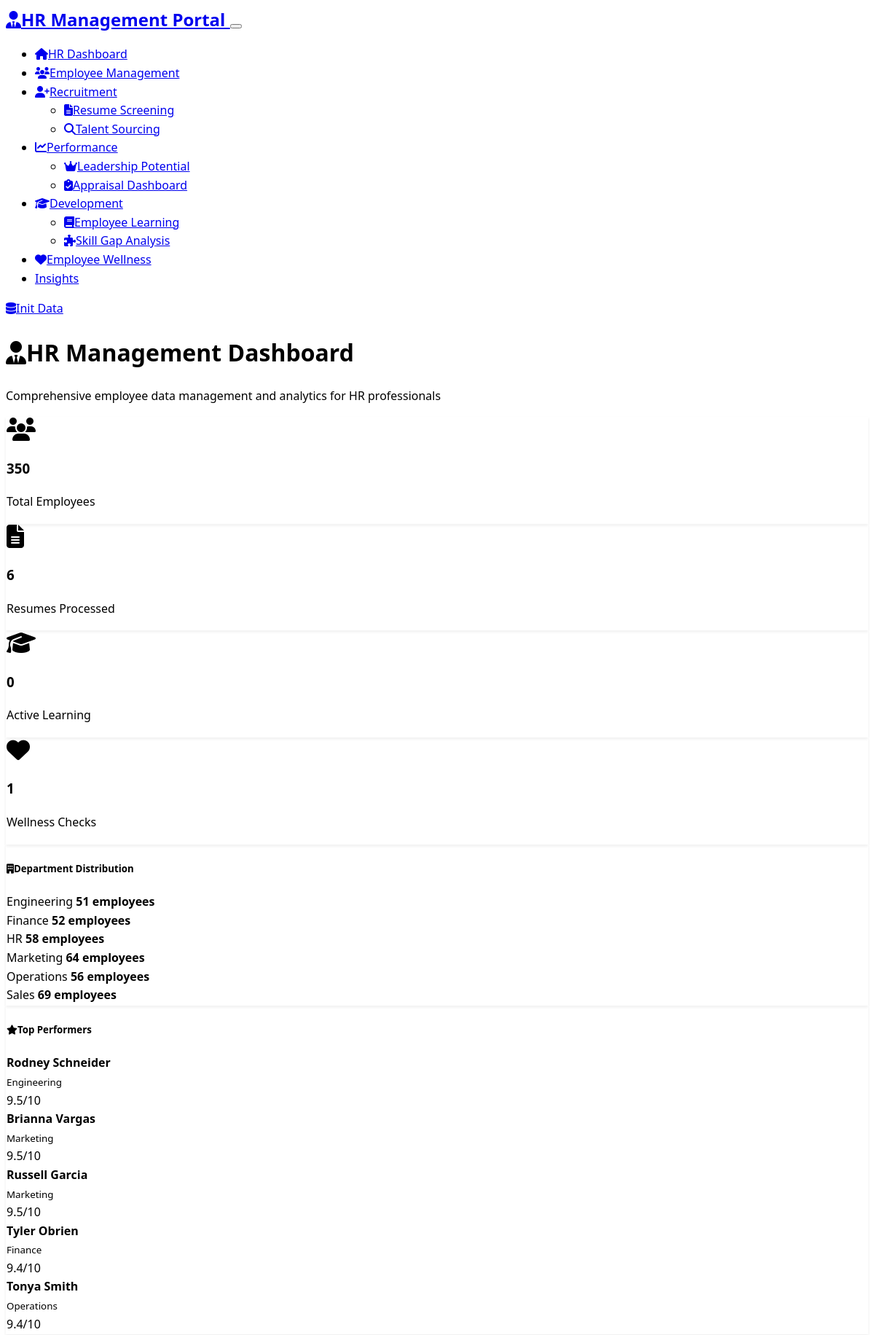
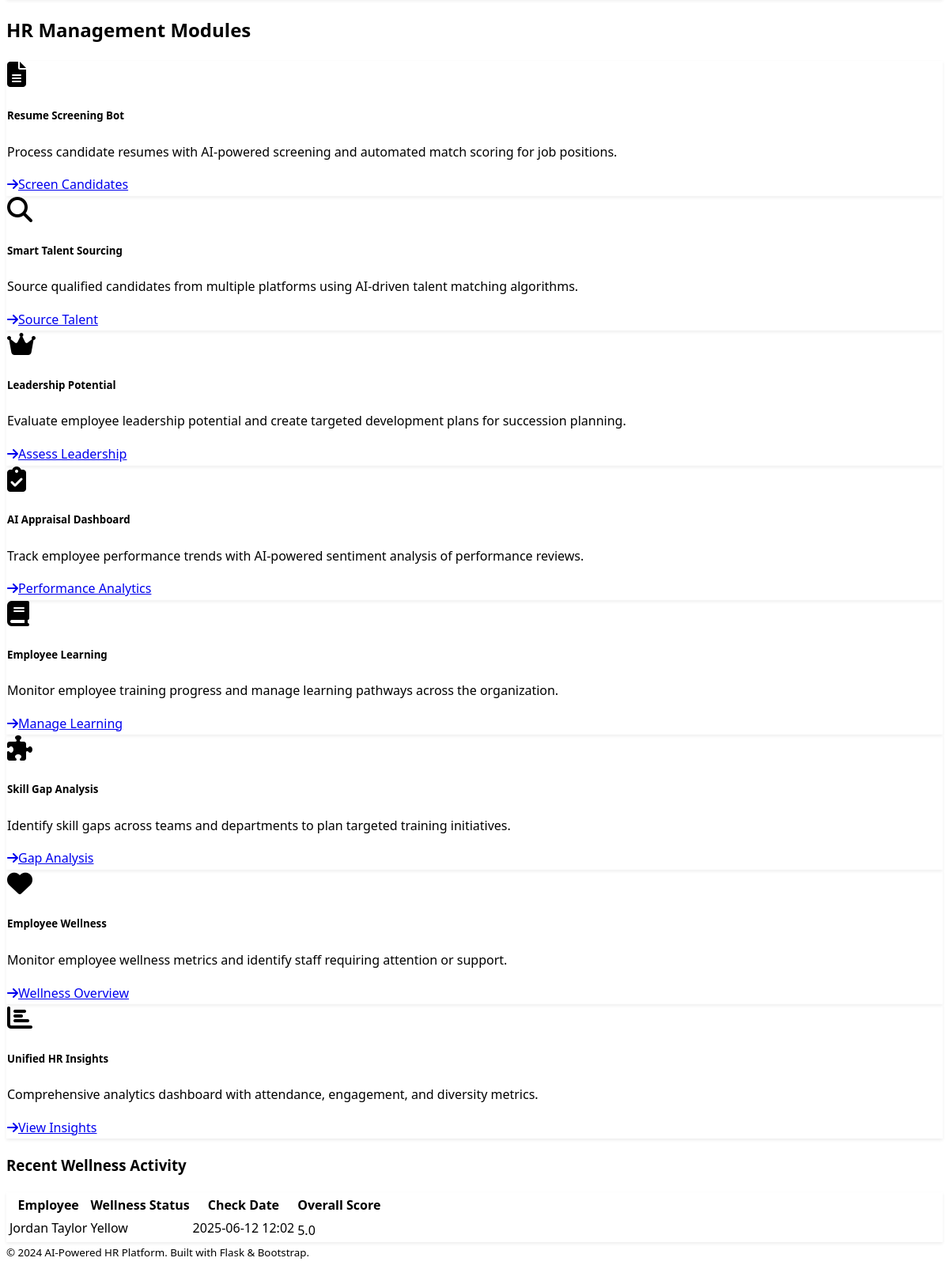
The page / on the database its author committed (2 pictures, top to bottom).
### models.py (models this page shows)
class Employee(db.Model):
    id = db.Column(db.Integer, primary_key=True)
    name = db.Column(db.String(100), nullable=False)
    email = db.Column(db.String(120), unique=True, nullable=False)
    department = db.Column(db.String(50), nullable=False)
    position = db.Column(db.String(100), nullable=False)
    hire_date = db.Column(db.Date, nullable=False)
    performance_score = db.Column(db.Float, default=0.0)
    skills = db.Column(Text)  # JSON string of skills
    created_at = db.Column(db.DateTime, default=datetime.utcnow)

class WellnessCheck(db.Model):
    id = db.Column(db.Integer, primary_key=True)
    employee_id = db.Column(db.Integer, db.ForeignKey('employee.id'), nullable=False)
    stress_level = db.Column(db.Integer, nullable=False)  # 1-10 scale
    sleep_quality = db.Column(db.Integer, nullable=False)  # 1-10 scale
    focus_level = db.Column(db.Integer, nullable=False)  # 1-10 scale
    overall_wellness = db.Column(db.String(20), nullable=False)  # green/yellow/red
    recommendations = db.Column(Text)
    check_date = db.Column(db.DateTime, default=datetime.utcnow)
    employee = db.relationship('Employee', backref=db.backref('wellness_checks', lazy=True))

### routes.py (the view)
@app.route('/')
def index():
    total_employees = Employee.query.count()
    total_resumes = Resume.query.count()
    active_learning = LearningProgress.query.filter_by(completed=False).count()
    recent_wellness = WellnessCheck.query.order_by(WellnessCheck.check_date.desc()).limit(5).all()
    dept_stats = db.session.query(Employee.department, db.func.count(Employee.id)).group_by(Employee.department).all()
    recent_reviews = PerformanceReview.query.order_by(PerformanceReview.created_at.desc()).limit(5).all()
    top_performers = Employee.query.filter(Employee.performance_score >= 8.0).order_by(Employee.performance_score.desc()).limit(5).all()
    return render_template('index.html',
                         total_employees=total_employees,
                         total_resumes=total_resumes,
                         active_learning=active_learning,
                         recent_wellness=recent_wellness,
                         dept_stats=dept_stats,
                         recent_reviews=recent_reviews,
                         top_performers=top_performers)

### templates/index.html (shortened to what this page needs)
{% extends "base.html" %}
{% block content %}
<div class="row">
    <div class="col-12">
        <h1 class="display-4 mb-4">
            <i class="fas fa-user-tie me-3"></i>HR Management Dashboard
        </h1>
        <p class="lead text-muted">Comprehensive employee data management and analytics for HR professionals</p>
    </div>
</div>
<div class="row mb-5">
    <div class="col-md-3 mb-3">
        <div class="card bg-primary">
            <div class="card-body text-center">
                <i class="fas fa-users fa-2x mb-2"></i>
                <h3 class="card-title">{{ total_employees }}</h3>
                <p class="card-text">Total Employees</p>
            </div>
        </div>
    </div>
    <div class="col-md-3 mb-3">
        <div class="card bg-info">
            <div class="card-body text-center">
                <i class="fas fa-file-alt fa-2x mb-2"></i>
                <h3 class="card-title">{{ total_resumes }}</h3>
                <p class="card-text">Resumes Processed</p>
            </div>
        </div>
    </div>
    <div class="col-md-3 mb-3">
        <div class="card bg-warning">
            <div class="card-body text-center">
                <i class="fas fa-graduation-cap fa-2x mb-2"></i>
                <h3 class="card-title">{{ active_learning }}</h3>
                <p class="card-text">Active Learning</p>
            </div>
        </div>
    </div>
    <div class="col-md-3 mb-3">
        <div class="card bg-success">
            <div class="card-body text-center">
                <i class="fas fa-heart fa-2x mb-2"></i>
                <h3 class="card-title">{{ recent_wellness|length }}</h3>
                <p class="card-text">Wellness Checks</p>
            </div>
        </div>
    </div>
</div>
<div class="row mb-5">
    <div class="col-md-6">
        <div class="card">
            <div class="card-header">
                <h5><i class="fas fa-building me-2"></i>Department Distribution</h5>
            </div>
            <div class="card-body">
                {% if dept_stats %}
                    {% for dept, count in dept_stats %}
                    <div class="d-flex justify-content-between align-items-center mb-2">
                        <span class="badge bg-info">{{ dept }}</span>
                        <strong>{{ count }} employees</strong>
                    </div>
                    {% endfor %}
                {% else %}
                    <p class="text-muted">No employee data available</p>
                {% endif %}
            </div>
        </div>
    </div>
    <div class="col-md-6">
        <div class="card">
            <div class="card-header">
                <h5><i class="fas fa-star me-2"></i>Top Performers</h5>
            </div>
            <div class="card-body">
                {% if top_performers %}
                    {% for employee in top_performers %}
                    <div class="d-flex justify-content-between align-items-center mb-2">
                        <div>
                            <strong>{{ employee.name }}</strong><br>
                            <small class="text-muted">{{ employee.department }}</small>
                        </div>
                        <span class="badge bg-success">{{ employee.performance_score }}/10</span>
                    </div>
                    {% endfor %}
                {% else %}
                    <p class="text-muted">No performance data available</p>
                {% endif %}
            </div>
        </div>
    </div>
</div>
<div class="row">
    <div class="col-12">
        <h2 class="mb-4">HR Management Modules</h2>
    </div>
</div>
<div class="row">
    <div class="col-md-6 col-lg-4 mb-4">
        <div class="card h-100">
            <div class="card-body">
                <div class="d-flex align-items-center mb-3">
                    <i class="fas fa-file-alt fa-2x text-primary me-3"></i>
                    <h5 class="card-title mb-0">Resume Screening Bot</h5>
                </div>
                <p class="card-text">Process candidate resumes with AI-powered screening and automated match scoring for job positions.</p>
                <a href="{{ url_for('resume_screening') }}" class="btn btn-outline-primary">
                    <i class="fas fa-arrow-right me-1"></i>Screen Candidates
                </a>
            </div>
        </div>
    </div>
    <div class="col-md-6 col-lg-4 mb-4">
        <div class="card h-100">
            <div class="card-body">
                <div class="d-flex align-items-center mb-3">
                    <i class="fas fa-search fa-2x text-info me-3"></i>
                    <h5 class="card-title mb-0">Smart Talent Sourcing</h5>
                </div>
                <p class="card-text">Source qualified candidates from multiple platforms using AI-driven talent matching algorithms.</p>
                <a href="{{ url_for('talent_sourcing') }}" class="btn btn-outline-info">
                    <i class="fas fa-arrow-right me-1"></i>Source Talent
                </a>
            </div>
        </div>
    </div>
    <div class="col-md-6 col-lg-4 mb-4">
        <div class="card h-100">
            <div class="card-body">
                <div class="d-flex align-items-center mb-3">
                    <i class="fas fa-crown fa-2x text-warning me-3"></i>
                    <h5 class="card-title mb-0">Leadership Potential</h5>
                </div>
                <p class="card-text">Evaluate employee leadership potential and create targeted development plans for succession planning.</p>
                <a href="{{ url_for('leadership_potential') }}" class="btn btn-outline-warning">
                    <i class="fas fa-arrow-right me-1"></i>Assess Leadership
                </a>
            </div>
        </div>
    </div>
    <div class="col-md-6 col-lg-4 mb-4">
        <div class="card h-100">
            <div class="card-body">
                <div class="d-flex align-items-center mb-3">
                    <i class="fas fa-clipboard-check fa-2x text-success me-3"></i>
                    <h5 class="card-title mb-0">AI Appraisal Dashboard</h5>
                </div>
                <p class="card-text">Track employee performance trends with AI-powered sentiment analysis of performance reviews.</p>
                <a href="{{ url_for('appraisal_dashboard') }}" class="btn btn-outline-success">
                    <i class="fas fa-arrow-right me-1"></i>Performance Analytics
                </a>
            </div>
        </div>
    </div>
    <div class="col-md-6 col-lg-4 mb-4">
        <div class="card h-100">
            <div class="card-body">
                <div class="d-flex align-items-center mb-3">
                    <i class="fas fa-book fa-2x text-primary me-3"></i>
                    <h5 class="card-title mb-0">Employee Learning</h5>
                </div>
                <p class="card-text">Monitor employee training progress and manage learning pathways across the organization.</p>
                <a href="{{ url_for('learning_module') }}" class="btn btn-outline-primary">
                    <i class="fas fa-arrow-right me-1"></i>Manage Learning
                </a>
            </div>
        </div>
    </div>
    <div class="col-md-6 col-lg-4 mb-4">
        <div class="card h-100">
            <div class="card-body">
                <div class="d-flex align-items-center mb-3">
                    <i class="fas fa-puzzle-piece fa-2x text-danger me-3"></i>
                    <h5 class="card-title mb-0">Skill Gap Analysis</h5>
                </div>
                <p class="card-text">Identify skill gaps across teams and departments to plan targeted training initiatives.</p>
                <a href="{{ url_for('skill_gap_analysis') }}" class="btn btn-outline-danger">
                    <i class="fas fa-arrow-right me-1"></i>Gap Analysis
                </a>
            </div>
        </div>
    </div>
    <div class="col-md-6 col-lg-4 mb-4">
        <div class="card h-100">
            <div class="card-body">
                <div class="d-flex align-items-center mb-3">
                    <i class="fas fa-heart fa-2x text-info me-3"></i>
                    <h5 class="card-title mb-0">Employee Wellness</h5>
                </div>
                <p class="card-text">Monitor employee wellness metrics and identify staff requiring attention or support.</p>
                <a href="{{ url_for('wellness_tracker') }}" class="btn btn-outline-info">
                    <i class="fas fa-arrow-right me-1"></i>Wellness Overview
                </a>
            </div>
        </div>
    </div>
    <div class="col-md-6 col-lg-4 mb-4">
        <div class="card h-100">
            <div class="card-body">
                <div class="d-flex align-items-center mb-3">
                    <i class="fas fa-chart-bar fa-2x text-secondary me-3"></i>
                    <h5 class="card-title mb-0">Unified HR Insights</h5>
                </div>
                <p class="card-text">Comprehensive analytics dashboard with attendance, engagement, and diversity metrics.</p>
                <a href="{{ url_for('hr_insights') }}" class="btn btn-outline-secondary">
                    <i class="fas fa-arrow-right me-1"></i>View Insights
                </a>
            </div>
        </div>
    </div>
</div>
{% if recent_wellness %}
<div class="row mt-5">
    <div class="col-12">
        <h3 class="mb-4">Recent Wellness Activity</h3>
        <div class="card">
            <div class="card-body">
                <div class="table-responsive">
                    <table class="table table-hover">
                        <thead>
                            <tr>
                                <th>Employee</th>
                                <th>Wellness Status</th>
                                <th>Check Date</th>
                                <th>Overall Score</th>
                            </tr>
                        </thead>
                        <tbody>
                            {% for check in recent_wellness %}
                            <tr>
                                <td>{{ check.employee.name }}</td>
                                <td>
                                    <span class="badge bg-{{ 'success' if check.overall_wellness == 'green' else ('warning' if check.overall_wellness == 'yellow' else 'danger') }}">
                                        {{ check.overall_wellness.title() }}
                                    </span>
                                </td>
                                <td>{{ check.check_date.strftime('%Y-%m-%d %H:%M') }}</td>
                                <td>
                                    <div class="progress" style="height: 20px;">
                                        <div class="progress-bar bg-{{ 'success' if check.overall_wellness == 'green' else ('warning' if check.overall_wellness == 'yellow' else 'danger') }}"
                                             style="width: {{ ((check.stress_level + check.sleep_quality + check.focus_level) / 30 * 100) }}%">
                                            {{ "%.1f"|format((check.stress_level + check.sleep_quality + check.focus_level) / 3) }}
                                        </div>
                                    </div>
                                </td>
                            </tr>
                            {% endfor %}
                        </tbody>
                    </table>
                </div>
            </div>
        </div>
    </div>
</div>
{% endif %}
{% endblock %}

### rows shown on the page
Employee: department "Engineering", id "51"
Employee: name "Rodney Schneider", department "Engineering", performance_score "9.5"
Employee: name "Brianna Vargas", department "Marketing", performance_score "9.5"
Employee: name "Russell Garcia", department "Marketing", performance_score "9.5"
Employee: name "Tyler Obrien", department "Finance", performance_score "9.4"
Employee: name "Tonya Smith", department "Operations", performance_score "9.4"
WellnessCheck: employee.name "Jordan Taylor", overall_wellness "Yellow", check_date "2025-06-12 12:02", stress_level+sleep_quality+focus_level "5.0"

### other values the page prints
{{ total_employees }} "350"
{{ total_resumes }} "6"
{{ active_learning }} "0"
{{ recent_wellness|length }} "1"
{{ dept }} "Finance" "HR" "Marketing" "Operations" "Sales"
{{ count }} "52" "58" "64" "56" "69"
